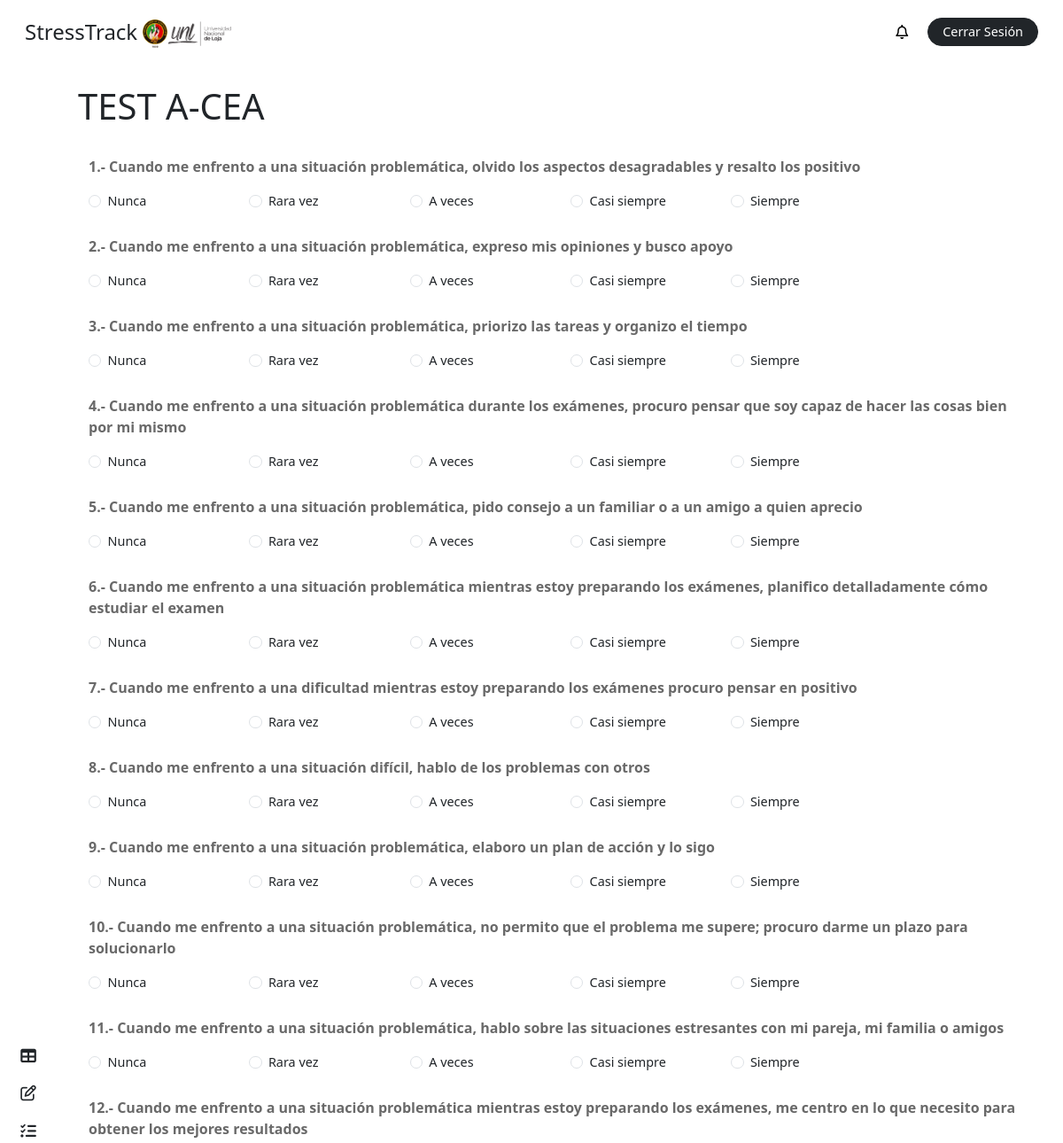
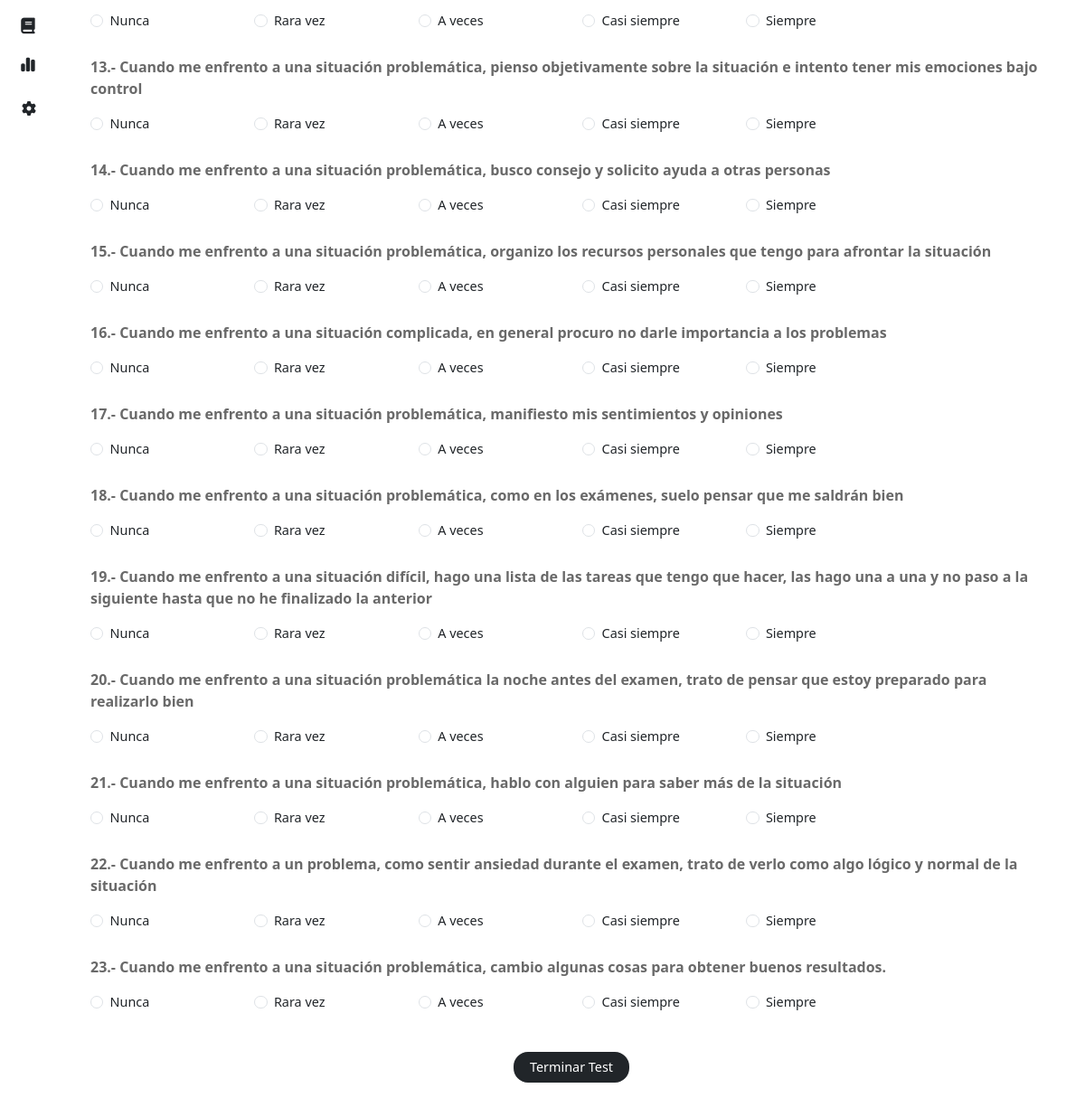
The page /test/27/ (signed in) on the database its author committed (2 pictures, top to bottom).
### stress/models.py (models this page shows, shortened)
class Test(models.Model):
    title = models.CharField(max_length=255)
    due_date = models.DateField(blank=True, null=True)
    Team = models.ManyToManyField(Team, related_name='tests')
    course = models.ForeignKey(Course, on_delete=models.CASCADE, related_name='tests', default='2')
    created_at = models.DateTimeField(auto_now_add=True)
    updated_at = models.DateTimeField(auto_now=True)

class Question(models.Model):
    description = models.CharField(max_length=255)
    test = models.ForeignKey(Test, on_delete=models.CASCADE, related_name='questions')

### stress/views.py (the view, shortened to what this page needs)
# urls.py: path('test/<int:test_id>/', views.test, name = 'test'),
@login_required
def test(request, test_id):
    user = request.user
    test = get_object_or_404(Test, id = test_id)
    questions = test.questions.all()
    context = {
        'role': request.user.role,
        'questions': questions,
        'test': test,
        'opts': Option.choices,
        'notifications': user.notifications.all(),
        'unread_notifications': user.notifications.filter(is_read=False).count(),
    }
    return render(request, 'test/test_exe.html', context)

### stress/templates/test/test_exe.html (shortened to what this page needs)
{% extends "base/dashboard_base.html" %}
{% block content %}
{% include "elements/dashboard_sidebar.html" with role=role %}
<main class="main container p-4">
    <h1 class="">{{ test.title }}</h1>
    <form id="test-form" method="POST" class="container my-4">
        {% for question in questions %}
            <label class="fw-semibold my-2 text-title-gris">
                {{ question.description }}
            </label>
            <div class="row mt-2">
                {% for option_value, option_label in opts %}
                    <div class="col-12 col-sm-6 col-md-4 col-lg-2 mb-3">
                        <div class="form-check fs-7">
                            <input class="form-check-input" type="radio"
                                   name="question_{{ question.id }}"
                                   value="{{ option_value }}"
                                   id="option_{{ question.id }}_{{ option_value }}">
                            <label class="form-check-label" for="option_{{ question.id }}_{{ option_value }}">
                                {{ option_label }}
                            </label>
                        </div>
                    </div>
                {% endfor %}
            </div>
        {% endfor%}
        <div class="text-center pt-4">
            <button type="submit" class="text-white text-decoration-none fs-7 py-1 bg-dark px-3 border border-2 border-dark rounded-4">Terminar Test</button>
        </div>
    </form>
</main>
{% endblock %}

### stress/static/css/main.css (style rules this page uses)
body { height: 100vh; margin: 0; padding: 0; display: grid; grid-template-columns: 4rem 1fr; grid-template-rows: 4.5rem 1fr; grid-template-areas: "header header" "side main"; gap: 0; background-color: white; }
.main { grid-area: main; overflow-y: auto; }
.fs-7 { font-size: .9rem; }
.text-title-gris { color: #696969; }

### rows shown on the page
Test: title "TEST A-CEA"
Question: description "1.- Cuando me enfrento a una situación problemática, olvido los aspectos desagradables y resalto los positivo", opts "Nunca" "Rara vez" "A veces" "Casi siempre" "Siempre"
Question: description "2.- Cuando me enfrento a una situación problemática, expreso mis opiniones y busco apoyo", opts "Nunca" "Rara vez" "A veces" "Casi siempre" "Siempre"
Question: description "3.- Cuando me enfrento a una situación problemática, priorizo las tareas y organizo el tiempo", opts "Nunca" "Rara vez" "A veces" "Casi siempre" "Siempre"
Question: description "4.- Cuando me enfrento a una situación problemática durante los exámenes, procuro pensar que soy capaz de hacer las cosas bien por mi mismo", opts "Nunca" "Rara vez" "A veces" "Casi siempre" "Siempre"
Question: description "5.- Cuando me enfrento a una situación problemática, pido consejo a un familiar o a un amigo a quien aprecio", opts "Nunca" "Rara vez" "A veces" "Casi siempre" "Siempre"
Question: description "6.- Cuando me enfrento a una situación problemática mientras estoy preparando los exámenes, planifico detalladamente cómo estudiar el examen", opts "Nunca" "Rara vez" "A veces" "Casi siempre" "Siempre"
Question: description "7.- Cuando me enfrento a una dificultad mientras estoy preparando los exámenes procuro pensar en positivo", opts "Nunca" "Rara vez" "A veces" "Casi siempre" "Siempre"
Question: description "8.- Cuando me enfrento a una situación difícil, hablo de los problemas con otros", opts "Nunca" "Rara vez" "A veces" "Casi siempre" "Siempre"
Question: description "9.- Cuando me enfrento a una situación problemática, elaboro un plan de acción y lo sigo", opts "Nunca" "Rara vez" "A veces" "Casi siempre" "Siempre"
Question: description "10.- Cuando me enfrento a una situación problemática, no permito que el problema me supere; procuro darme un plazo para solucionarlo", opts "Nunca" "Rara vez" "A veces" "Casi siempre" "Siempre"
Question: description "11.- Cuando me enfrento a una situación problemática, hablo sobre las situaciones estresantes con mi pareja, mi familia o amigos", opts "Nunca" "Rara vez" "A veces" "Casi siempre" "Siempre"
Question: description "12.- Cuando me enfrento a una situación problemática mientras estoy preparando los exámenes, me centro en lo que necesito para obtener los mejores resultados", opts "Nunca" "Rara vez" "A veces" "Casi siempre" "Siempre"
Question: description "13.- Cuando me enfrento a una situación problemática, pienso objetivamente sobre la situación e intento tener mis emociones bajo control", opts "Nunca" "Rara vez" "A veces" "Casi siempre" "Siempre"
Question: description "14.- Cuando me enfrento a una situación problemática, busco consejo y solicito ayuda a otras personas", opts "Nunca" "Rara vez" "A veces" "Casi siempre" "Siempre"
Question: description "15.- Cuando me enfrento a una situación problemática, organizo los recursos personales que tengo para afrontar la situación", opts "Nunca" "Rara vez" "A veces" "Casi siempre" "Siempre"
Question: description "16.- Cuando me enfrento a una situación complicada, en general procuro no darle importancia a los problemas", opts "Nunca" "Rara vez" "A veces" "Casi siempre" "Siempre"
Question: description "17.- Cuando me enfrento a una situación problemática, manifiesto mis sentimientos y opiniones", opts "Nunca" "Rara vez" "A veces" "Casi siempre" "Siempre"
Question: description "18.- Cuando me enfrento a una situación problemática, como en los exámenes, suelo pensar que me saldrán bien", opts "Nunca" "Rara vez" "A veces" "Casi siempre" "Siempre"
Question: description "19.- Cuando me enfrento a una situación difícil, hago una lista de las tareas que tengo que hacer, las hago una a una y no paso a la siguiente hasta que no he finalizado la anterior", opts "Nunca" "Rara vez" "A veces" "Casi siempre" "Siempre"
Question: description "20.- Cuando me enfrento a una situación problemática la noche antes del examen, trato de pensar que estoy preparado para realizarlo bien", opts "Nunca" "Rara vez" "A veces" "Casi siempre" "Siempre"
Question: description "21.- Cuando me enfrento a una situación problemática, hablo con alguien para saber más de la situación", opts "Nunca" "Rara vez" "A veces" "Casi siempre" "Siempre"
Question: description "22.- Cuando me enfrento a un problema, como sentir ansiedad durante el examen, trato de verlo como algo lógico y normal de la situación", opts "Nunca" "Rara vez" "A veces" "Casi siempre" "Siempre"
Question: description "23.- Cuando me enfrento a una situación problemática, cambio algunas cosas para obtener buenos resultados.", opts "Nunca" "Rara vez" "A veces" "Casi siempre" "Siempre"
